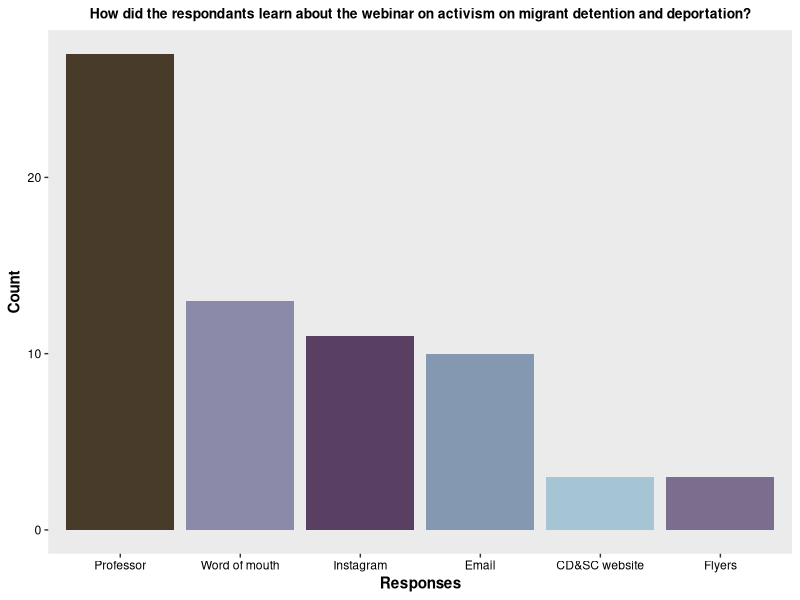
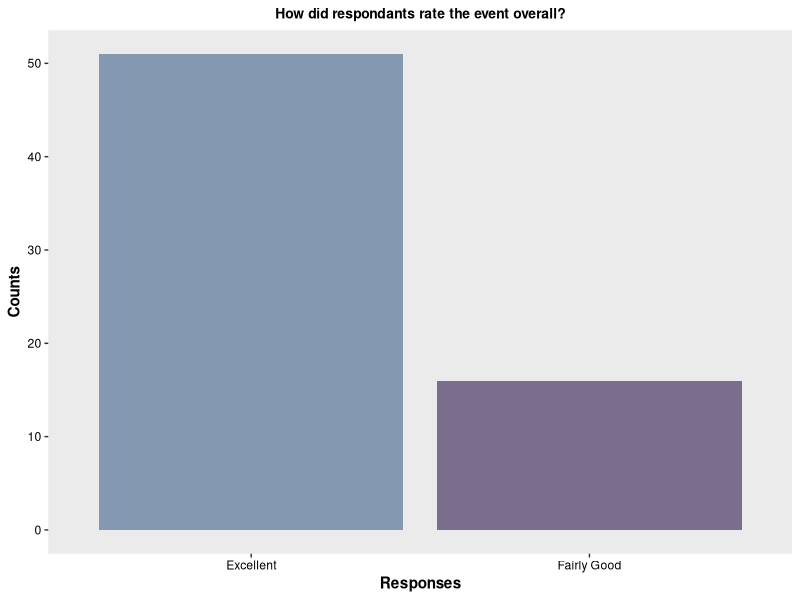
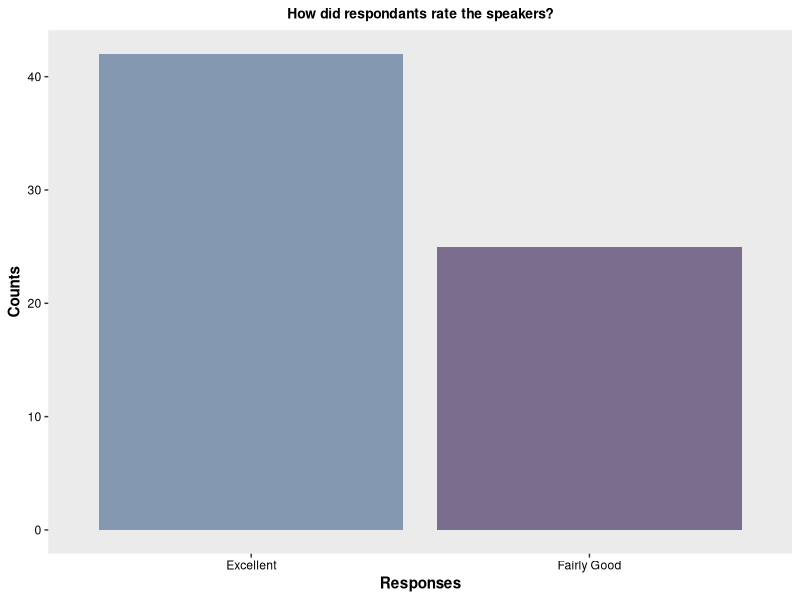
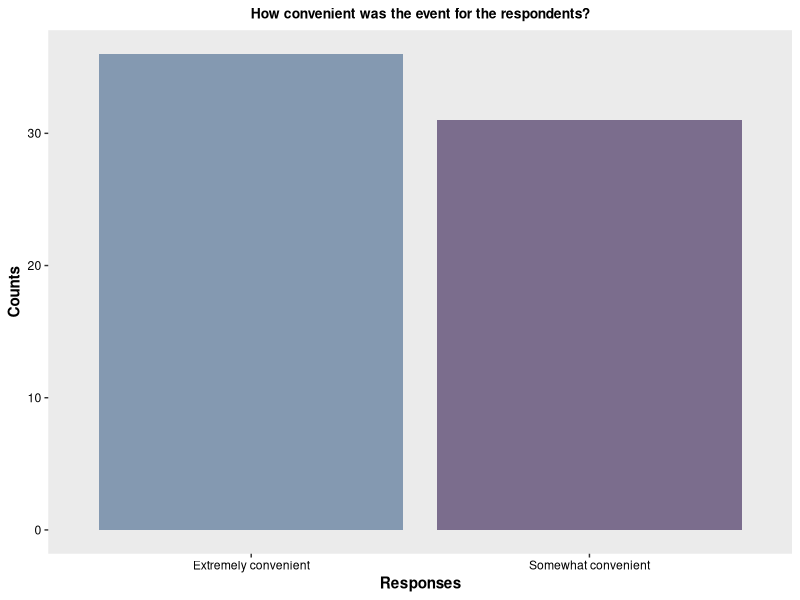
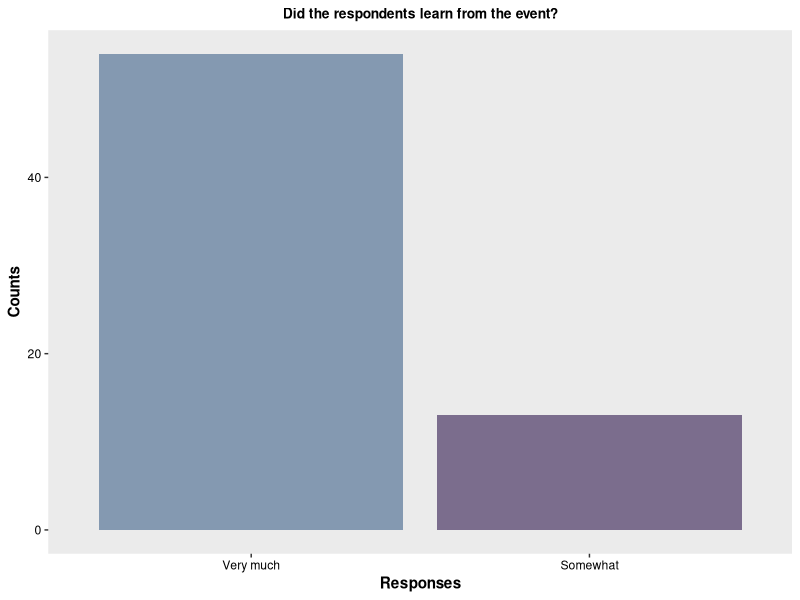
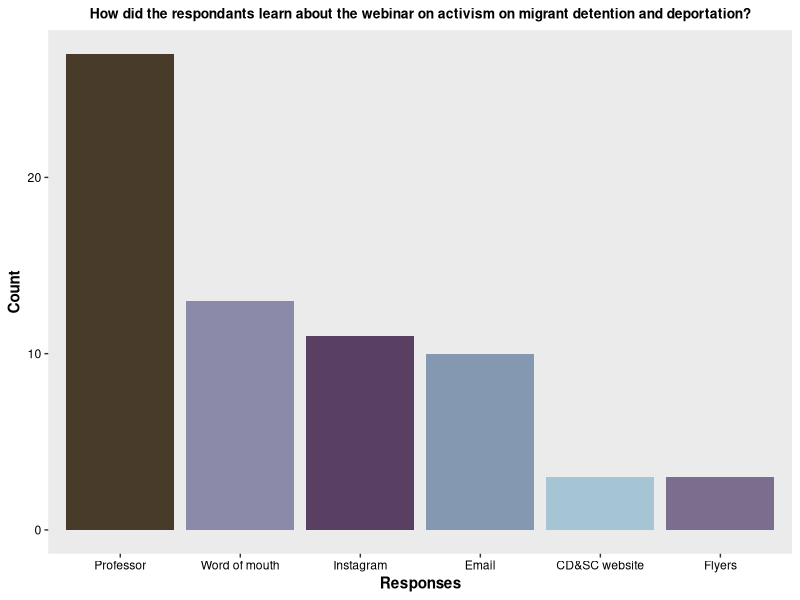
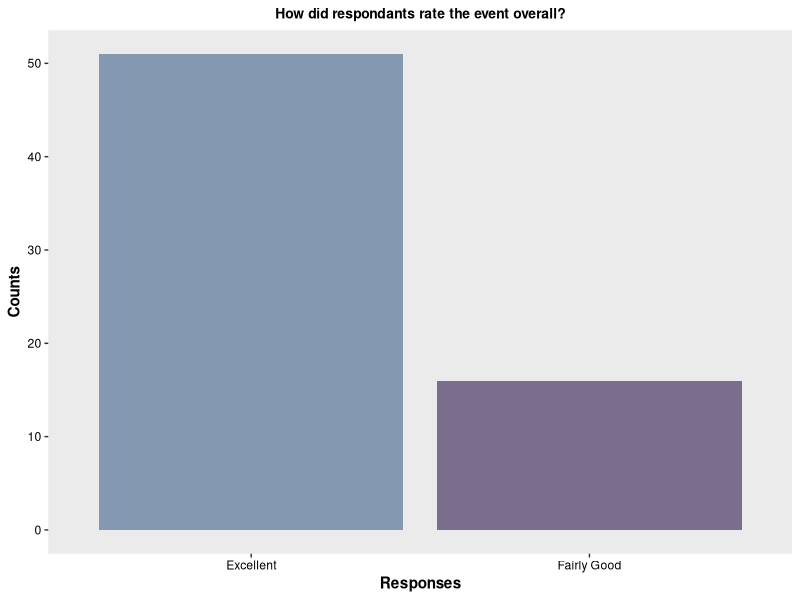
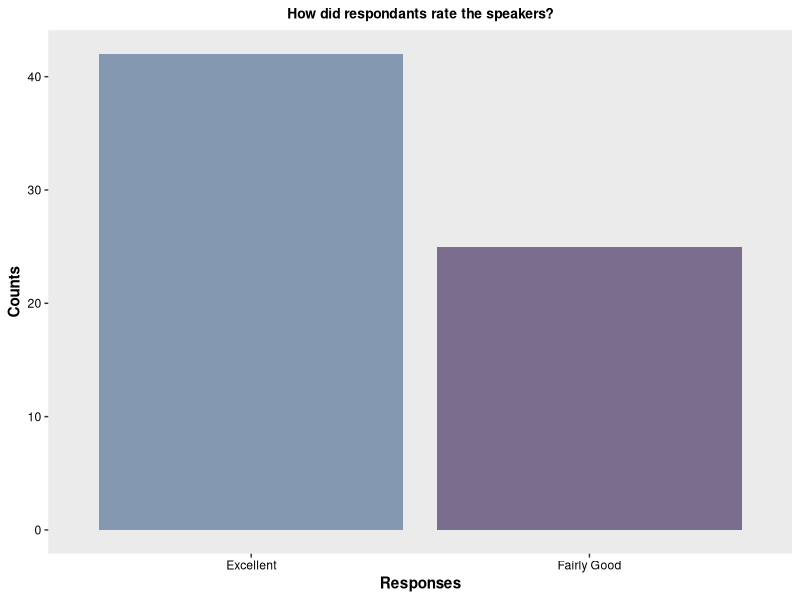

The R script that drew these images, in order:
#### Pioneering Asian Americans in Media with Wong Fu Productions ####
#### Created by: Vivian Vy Le ####
#### Updated on: 2022-08-09 ####

#### Load library ####
library(tidyverse)
library(here)
library(ggplot2)

#### Load Data ####
pioneer <- read_csv(here("Data", "wong_fu_event.csv"))

#### View Data ####
view(pioneer)
glimpse(pioneer)


#### Data analysis ####
pioneer_clean <- pioneer %>%
  select(participants, event_rating, speaker_rating, advertisement, event_timing, audience_learning) %>%
  rowwise() %>%
  mutate(advertisement_choices = str_split(advertisement, pattern = ";")) %>%
  ungroup() %>%
  unnest(advertisement_choices)
view(pioneer_clean)


pioneer_data <- pioneer_clean %>%
  mutate(event_rating = factor(event_rating,
                               levels = c("Excellent", "Fairly Good", "Not Good at All"))) %>%
  mutate(speaker_rating = factor(speaker_rating,
                                 levels = c("Excellent", "Fairly Good", "Not Good at All"))) %>%
  mutate(event_timing = factor(event_timing,
                               levels = c("Extremely convenient", "Somewhat convenient", "Not at all convenient"))) %>%
  mutate(audience_learning = factor(audience_learning,
                                    levels = c("Very much", "Somewhat", "Not much")))
view(pioneer_data)


advertisement_data <-pioneer_data %>%
  count(advertisement_choices)
advertisement_data

event_data <- pioneer_data %>%
  count(event_rating)
event_data

speaker_data <- pioneer_data %>%
  count(speaker_rating)
speaker_data

timing_data <- pioneer_data %>%
  count(event_timing)
timing_data

audience_data <- pioneer_data %>%
  count(audience_learning)
audience_data

#### Plot ####
colorpal <- c("#A5C4D4", "#8499B1", "#7B6D8D", "#593F62", "#493B2A", "#8B8AA9")
colorgrad <- c("#8499B1", "#7B6D8D", "#593F62")


advertisement_data %>%
  ggplot(aes(x=(reorder(advertisement_choices, -n)), y = n, fill = advertisement_choices)) +
  geom_col() +
  labs(title = "How did the respondants learn about the webinar on activism on migrant detention and deportation?",
       x = "Responses",
       y = "Count") +
  theme(plot.title = element_text(hjust = 0.5,
                                  size = 10,
                                  face = "bold"),
        axis.title = element_text(face = "bold"),
        axis.text.x = element_text(color = "#000000"),
        axis.text.y = element_text(color = "#000000"),
        panel.grid.major = element_blank(),
        panel.grid.minor = element_blank()) +
  scale_fill_manual(values = colorpal) +
  guides(fill = FALSE)
ggsave(here("Output", "2020-2021", "pioneering_aa", "advertisement.png"), width = 8, height = 6)

event_data %>%
  ggplot(aes(x = reorder(event_rating, -n), y = n, fill = event_rating)) +
  geom_col() +
  labs(title = "How did respondants rate the event overall?",
       x = "Responses",
       y = "Counts") +
  theme(plot.title = element_text(hjust = 0.5,
                                  size = 10,
                                  face = "bold"),
        axis.title = element_text(face = "bold"),
        axis.text.x = element_text(color = "#000000"),
        axis.text.y = element_text(color = "#000000"),
        panel.grid.major = element_blank(),
        panel.grid.minor = element_blank()) +
  scale_fill_manual(values = colorgrad) +
  guides(fill = FALSE)
ggsave(here("Output", "2020-2021", "pioneering_aa", "event_rating.png"), width = 6, height = 5)

speaker_data %>%
  ggplot(aes(x = reorder(speaker_rating, -n), y = n, fill = speaker_rating)) +
  geom_col() +
  labs(title = "How did respondants rate the speakers?",
       x = "Responses",
       y = "Counts") +
  theme(plot.title = element_text(hjust = 0.5,
                                  size = 10,
                                  face = "bold"),
        axis.title = element_text(face = "bold"),
        axis.text.x = element_text(color = "#000000"),
        axis.text.y = element_text(color = "#000000"),
        panel.grid.major = element_blank(),
        panel.grid.minor = element_blank()) +
  scale_fill_manual(values = colorgrad) +
  guides(fill = FALSE)
ggsave(here("Output", "2020-2021", "pioneering_aa", "speaker_rating.png"), width = 6, height = 5)

timing_data %>%
  ggplot(aes(x = reorder(event_timing, -n), y = n, fill = event_timing)) +
  geom_col() +
  labs(title = "How convenient was the event for the respondents?",
       x = "Responses",
       y = "Counts") +
  theme(plot.title = element_text(hjust = 0.5,
                                  size = 10,
                                  face = "bold"),
        axis.title = element_text(face = "bold"),
        axis.text.x = element_text(color = "#000000"),
        axis.text.y = element_text(color = "#000000"),
        panel.grid.major = element_blank(),
        panel.grid.minor = element_blank()) +
  scale_fill_manual(values = colorgrad) +
  guides(fill = FALSE)
ggsave(here("Output", "2020-2021", "pioneering_aa", "event_timing.png"), width = 6, height = 5)

audience_data %>%
  ggplot(aes(x = reorder(audience_learning, -n), y = n, fill = audience_learning)) +
  geom_col() +
  labs(title = "Did the respondents learn from the event?",
       x = "Responses",
       y = "Counts") +
  theme(plot.title = element_text(hjust = 0.5,
                                  size = 10,
                                  face = "bold"),
        axis.title = element_text(face = "bold"),
        axis.text.x = element_text(color = "#000000"),
        axis.text.y = element_text(color = "#000000"),
        panel.grid.major = element_blank(),
        panel.grid.minor = element_blank()) +
  scale_fill_manual(values = colorgrad) +
  guides(fill = FALSE)
ggsave(here("Output", "2020-2021", "pioneering_aa", "audience_learning.png"), width = 6, height = 5)
